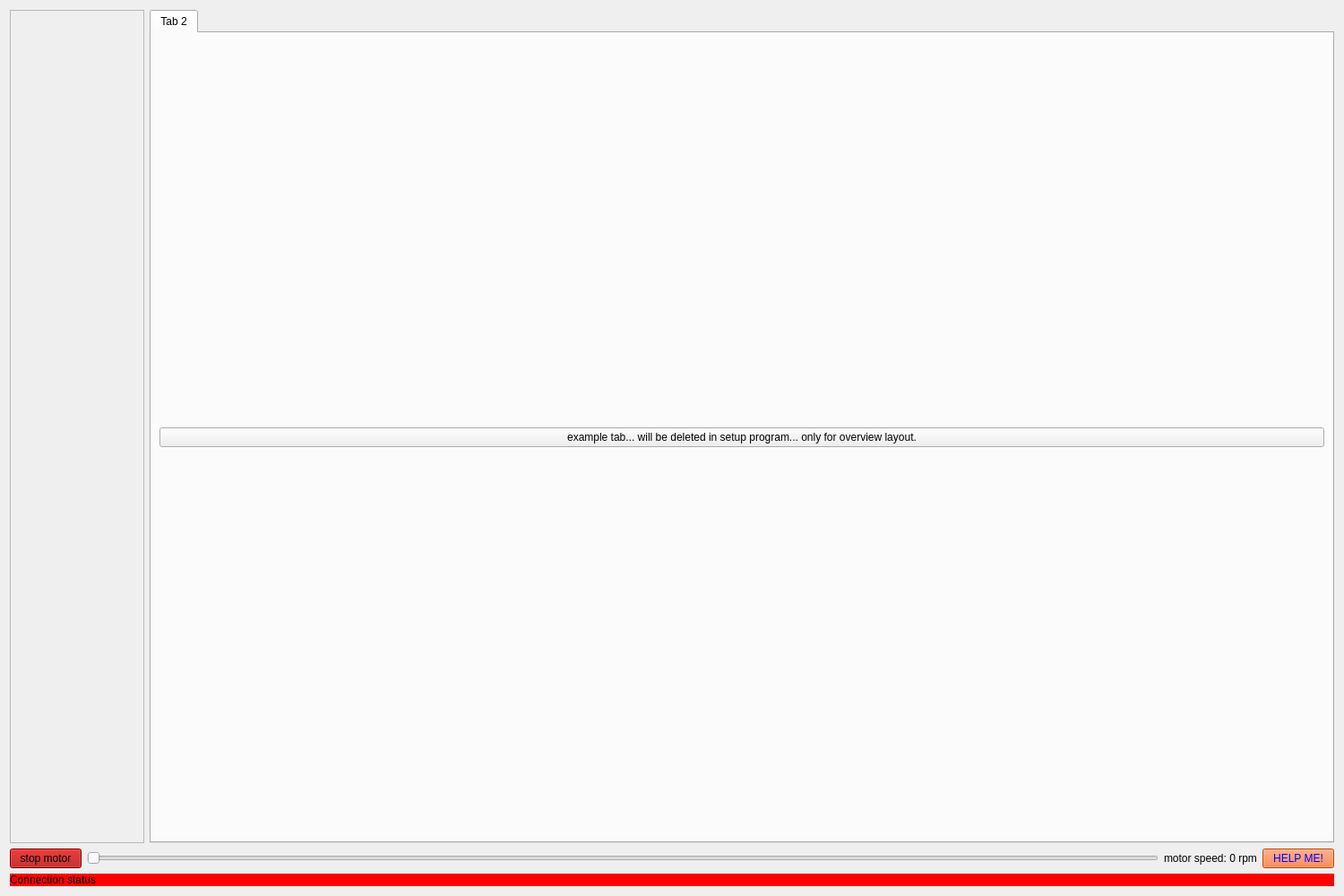
<?xml version="1.0" encoding="UTF-8"?>
<ui version="4.0">
 <class>HomePage</class>
 <widget class="QWidget" name="HomePage">
  <property name="geometry">
   <rect>
    <x>0</x>
    <y>0</y>
    <width>1500</width>
    <height>1000</height>
   </rect>
  </property>
  <property name="windowTitle">
   <string>Form</string>
  </property>
  <layout class="QVBoxLayout" name="verticalLayout_2">
   <item>
    <layout class="QHBoxLayout" name="horizontalLayout_2">
     <item>
      <widget class="QScrollArea" name="slideArea">
       <property name="sizePolicy">
        <sizepolicy hsizetype="Preferred" vsizetype="Expanding">
         <horstretch>0</horstretch>
         <verstretch>0</verstretch>
        </sizepolicy>
       </property>
       <property name="minimumSize">
        <size>
         <width>150</width>
         <height>0</height>
        </size>
       </property>
       <property name="layoutDirection">
        <enum>Qt::LeftToRight</enum>
       </property>
       <property name="horizontalScrollBarPolicy">
        <enum>Qt::ScrollBarAsNeeded</enum>
       </property>
       <property name="widgetResizable">
        <bool>true</bool>
       </property>
       <property name="alignment">
        <set>Qt::AlignLeading|Qt::AlignLeft|Qt::AlignVCenter</set>
       </property>
       <widget class="QWidget" name="scrollAreaWidgetContents_2">
        <property name="geometry">
         <rect>
          <x>0</x>
          <y>0</y>
          <width>148</width>
          <height>920</height>
         </rect>
        </property>
        <property name="sizePolicy">
         <sizepolicy hsizetype="Preferred" vsizetype="Preferred">
          <horstretch>0</horstretch>
          <verstretch>0</verstretch>
         </sizepolicy>
        </property>
        <property name="layoutDirection">
         <enum>Qt::LeftToRight</enum>
        </property>
        <layout class="QVBoxLayout" name="verticalLayout">
         <item>
          <spacer name="verticalSpacer">
           <property name="orientation">
            <enum>Qt::Vertical</enum>
           </property>
           <property name="sizeHint" stdset="0">
            <size>
             <width>20</width>
             <height>40</height>
            </size>
           </property>
          </spacer>
         </item>
        </layout>
       </widget>
      </widget>
     </item>
     <item>
      <widget class="QTabWidget" name="tabWidget">
       <property name="currentIndex">
        <number>0</number>
       </property>
       <widget class="QWidget" name="tab_pixelEditor">
        <attribute name="title">
         <string>Tab 2</string>
        </attribute>
        <layout class="QVBoxLayout" name="verticalLayout_4">
         <item>
          <widget class="QPushButton" name="pushButton_5">
           <property name="text">
            <string>example tab... will be deleted in setup program... only for overview layout.</string>
           </property>
          </widget>
         </item>
        </layout>
       </widget>
      </widget>
     </item>
    </layout>
   </item>
   <item>
    <layout class="QHBoxLayout" name="horizontalLayout">
     <item>
      <widget class="QPushButton" name="StopPushButton">
       <property name="styleSheet">
        <string notr="true">background-color: rgb(170, 0, 0);</string>
       </property>
       <property name="text">
        <string>stop motor</string>
       </property>
      </widget>
     </item>
     <item>
      <widget class="QSlider" name="GlobeSpeedSlider">
       <property name="orientation">
        <enum>Qt::Horizontal</enum>
       </property>
      </widget>
     </item>
     <item>
      <widget class="QLabel" name="label">
       <property name="text">
        <string>motor speed: 0 rpm</string>
       </property>
      </widget>
     </item>
     <item>
      <widget class="QPushButton" name="pushButton_2">
       <property name="styleSheet">
        <string notr="true">color: blue;
background-color: rgb(255, 102, 26)</string>
       </property>
       <property name="text">
        <string>HELP ME!</string>
       </property>
      </widget>
     </item>
    </layout>
   </item>
   <item>
    <widget class="QLabel" name="connectionStatusLabel">
     <property name="styleSheet">
      <string notr="true">background-color : rgb(255, 0, 0);
font: 25 12pt &quot;Malgun Gothic Semilight&quot;;</string>
     </property>
     <property name="text">
      <string>Connection status</string>
     </property>
    </widget>
   </item>
  </layout>
 </widget>
 <resources/>
 <connections/>
</ui>
